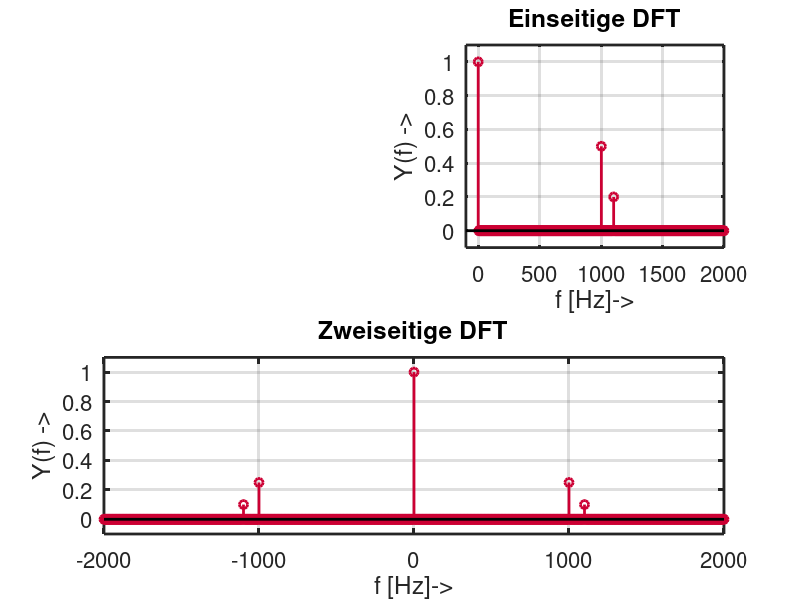

Write the MATLAB code that produced this figure.
% uebML_DFT_Delta_f_m.m ====================================================
%
% Matlab Musterlösung zu "DFT periodischer Signale mit Python / Matlab"
% Berechnung und Darstellung der DFT in Matlab
% 
% (c) 2013-APR-26 Christian Münker - Files zur Vorlesung "DSV auf FPGAs"
%=======================================================================    
set(0,'DefaultAxesColorOrder', [0.8 0 0.2; 0 1 0; 0 0 1], ...
      'DefaultAxesLineStyleOrder','-|--|:|-.');

set(0,'DefaultAxesUnits','normalized');      
set(0,'DefaultAxesFontSize',16);
set(0,'defaultTextFontSize',16);
set(0,'defaultLineMarkerSize', 6);

set(0,'defaultaxeslinewidth',2);
set(0,'defaultlinelinewidth',2);
close all; % alle Plot-Fenster schließen
clear all; % alle Variablen aus Workspace löschen
%
f_S = 5e3; T_S = 1 / f_S; 
N_FFT = 1000; T_mess = N_FFT * T_S; 
f_a = 1e3; f_b = 1.1e3; DC = 1;
t = [0:1:N_FFT-1]*T_S;
y = DC + 0.5 * sin(2*pi*t*f_a) ...
      + 0.2 * cos(2*pi*t*f_b);
fprintf('P = %g\n', sum(y.^2) ...
   * T_S / T_mess);
figure(1); clf;
subplot(212);
Sy = fft(y,N_FFT) / N_FFT;
f = linspace(-f_S/2, ...
    f_S/2 - f_S/N_FFT, N_FFT); 
Sy = fftshift(Sy); % center DC-comp.
stem(f,abs(Sy)); grid on; 
xlim([-2000,2000]);ylim([-0.1,1.1]);
xlabel('f [Hz]->');ylabel('Y(f) ->'); 
title('Zweiseitige DFT')
fprintf('P = %g\n', Sy * Sy');
subplot(222);
Sy = 2*fft(y,N_FFT)/N_FFT;
Sy(1) = Sy(1)/2;
f = linspace(0, f_S/2, N_FFT/2);
stem(f, abs(Sy(1:N_FFT/2)));
xlabel('f [Hz]->');ylabel('Y(f) ->');
axis([-100,2000,-0.1, 1.1]);
title('Einseitige DFT'); grid on;